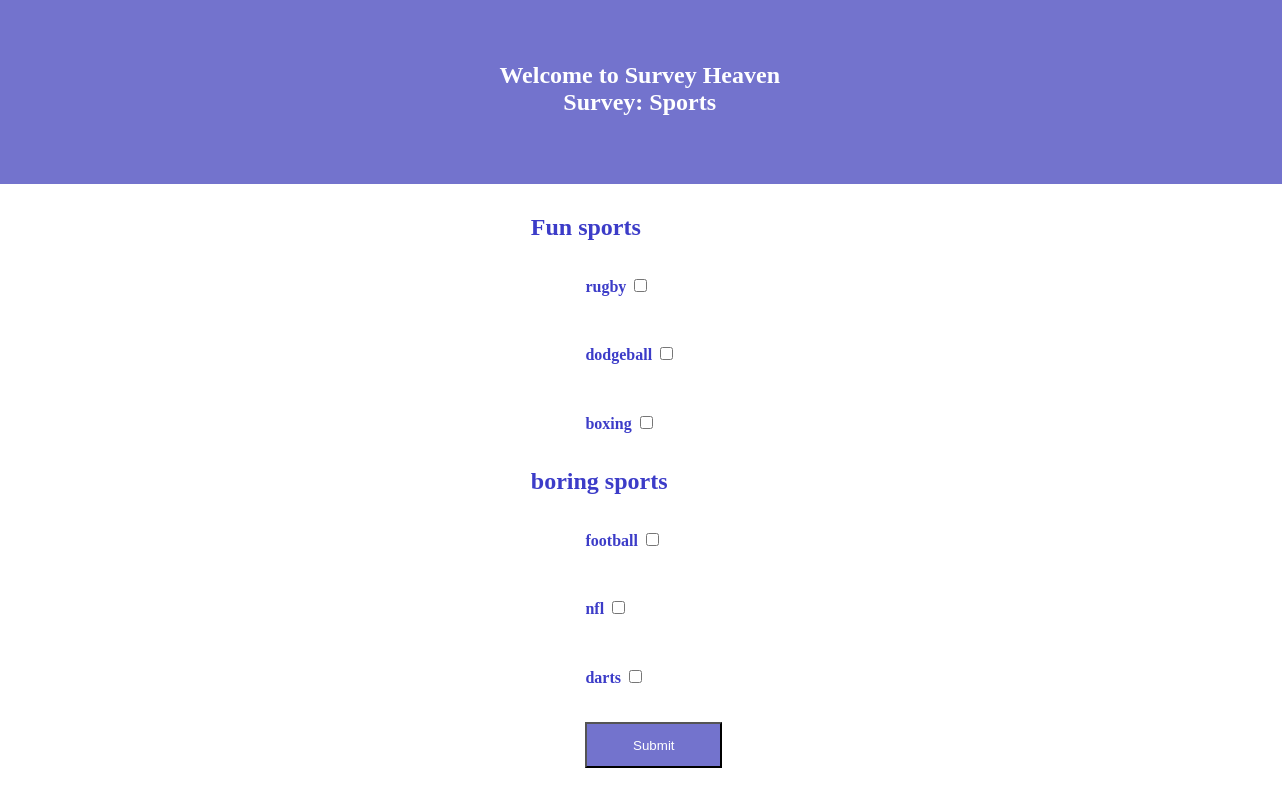
The app's page /answer_survey/1 with its own data.
### website.py (models this page shows)
class Surveys(db.Model):
    id = db.Column(db.Integer, primary_key=True, unique=True, nullable=False)
    username = db.Column(db.String(100))
    survey_name = db.Column(db.String(255))
    survey_type = db.Column(db.String(10))

class Questions(db.Model):
    id = db.Column(db.Integer, primary_key=True, unique=True, nullable=False)
    username = db.Column(db.String(100))
    survey_name = db.Column(db.String(255))
    question = db.Column(db.String(255))

class Answers(db.Model):
    id = db.Column(db.Integer, primary_key=True, unique=True, nullable=False)
    username = db.Column(db.String(255))
    survey = db.Column(db.String(255))
    question = db.Column(db.String(255))
    answer = db.Column(db.String(255))
    score = db.Column(db.Integer)

### website.py (the view, shortened to what this page needs)
@app.route("/answer_survey/<survey_id>", methods=['POST', 'GET'])
def answer_survey(survey_id):
    surveys = db.session.execute("SELECT * FROM surveys WHERE id=" + survey_id + ";")
    for i in surveys:
        items = dict(i)
    username = items['username']
    survey = items['survey_name']
    questions = db.session.execute("SELECT * FROM questions WHERE username='" +
                                                    username + "' AND survey_name='" +
                                                    survey + "';")
    current_questions = []
    for i in questions:
        current_questions.append(i[3])
    data = {}
    items_id = []
    for question in current_questions:
         answers = db.session.execute("SELECT * FROM answers WHERE survey='" +
                                                        survey + "' AND question='" +
                                                        question + "' AND username='" +
                                                        username + "';")
         question_answers = []
         for i in answers:
             items = dict(i)
             items_id.append(items['id'])
             question_answers.append([items['id'], items['answer'], items['score']])
         print(question_answers)
         data[question] = question_answers
    return render_template("answer_survey.html", data=data, survey_name=survey)

### templates/answer_survey.html (shortened to what this page needs)
<!DOCTYPE html>
<html>
	<head>
		<link rel="stylesheet" media="screen and (min-width: 901px)"
		href="{{ url_for('static', filename='stylesheets/computer/answer_survey2.css') }}">
	<link rel="stylesheet" media="screen and (max-width: 900px)"
		href="{{ url_for('static', filename='stylesheets/mobile/answer_survey.css') }}">	</head>
	<body>
		<div id='welcomebox'>
			<h2 id='header'>
				Welcome to Survey Heaven<br>
				Survey: {{survey_name}}
			</h2>
		</div>
		<div id='building'>
				<form name='answer_form' method='post'>
			{%for key, value in data.items() %}
			<h2 class='questions'>{{key.replace("_", " ")}}</h2>
			{% for answer in value %}
			 <h4 class='answers'>{{answer[1].replace("_", " ")}} <input type='checkbox' name={{answer[0]}} value={{answer[1]}}></h4>
			 {% endfor %}
			{% endfor %}
						<input type='submit' method='post' name='submitbutton' id='submitbutton'>
				</form>
			</div>
	</body>
</html>

### static/stylesheets/computer/answer_survey2.css (style rules this page uses)
html { max-width: 100%; font-family: verdana; }
body { display: flex; justify-content: center; padding-left: 2%; }
#welcomebox { display: flex; justify-content: center; text-align: center; position: absolute; width: 110%; height: 150px; padding-top: 5%; margin-top: -3%; border-bottom: 2px solid white; color: white; background-color: rgba(100, 100, 200, 0.9) }
#header { margin-top: 2%; margin-left: -2%; font-size: 22; }
#building { color: rgba(60, 60, 200, 1); margin-top: 15%; }
.questions { margin-left: -40%; }
.answers { padding: 10% 0% 10% 0%; }
#submitbutton { padding: 10%; width: 100%; height: 5%; background: rgba(100, 100, 200, 0.9); color: white; }

### static/stylesheets/mobile/answer_survey.css (style rules this page uses)
html { max-width: 100%; font-family: verdana; }
body { display: flex; justify-content: center; padding-left: 2%; }
#welcomebox { display: flex; justify-content: center; text-align: center; position: absolute; width: 110%; height: 150px; margin-top: -3%; border-bottom: 2px solid white; color: white; background-color: rgba(100, 100, 200, 0.9) }
#header { margin-top: 15%; margin-left: -2%; font-size: 22; }
#building { color: rgba(60, 60, 200, 1); margin-top: 60%; margin-left: 30%; }
.questions { margin-left: -40%; }
.answers { padding: 10% 0% 10% 0%; }
#submitbutton { width: 75%; height: 5%; background: rgba(100, 100, 200, 0.9); color: white; }

### records on screen
Surveys: survey_name "Sports"
Questions: replace "Fun sports"
Answers: answer "rugby"
Answers: answer "dodgeball"
Answers: answer "boxing"
Questions: replace "boring sports"
Answers: answer "football"
Answers: answer "nfl"
Answers: answer "darts"
